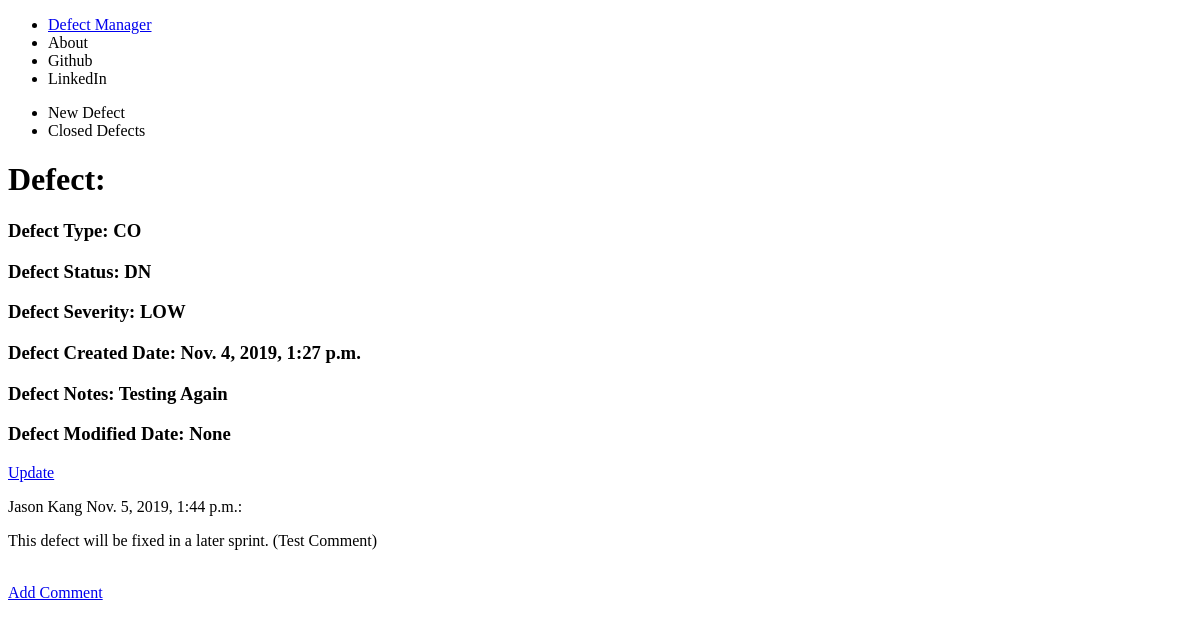
Page /detail/2 on the earlier database version.
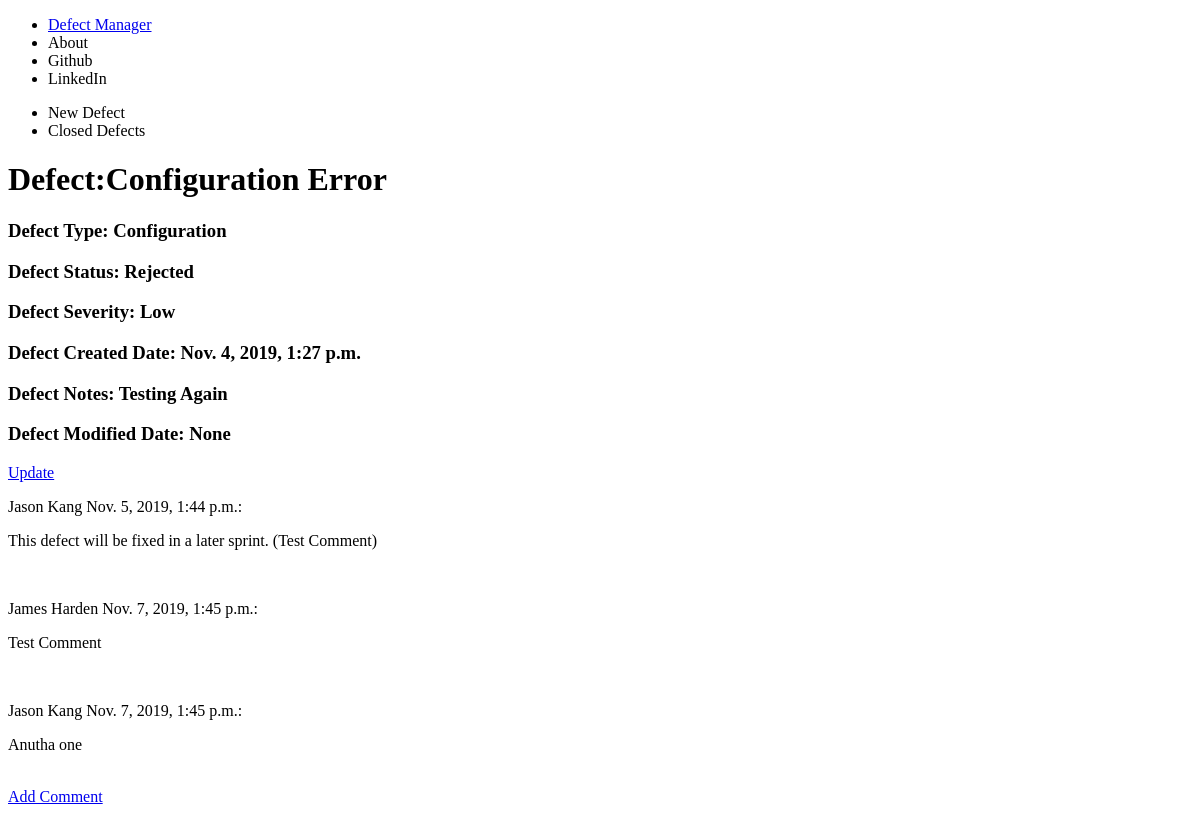
Same page on the later database version.
### defect_manager_app/models.py (models this page shows, shortened)
class Defect(models.Model):
    DEFECT_STATUS_NEW = 'New'
    DEFECT_STATUS_OPEN = 'Open'
    DEFECT_STATUS_REJECTED = 'Rejected'
    DEFECT_STATUS_FIXED = 'Fixed'
    DEFECT_STATUS_CLOSE = 'Closed'
    DEFECT_STATUS_CHOICES = [
    (DEFECT_STATUS_NEW, 'New'),
    (DEFECT_STATUS_OPEN, 'Open'),
    (DEFECT_STATUS_REJECTED, 'Rejected'),
    (DEFECT_STATUS_FIXED, 'Fixed'),
    (DEFECT_STATUS_CLOSE, 'Closed'),
    ]
    DEFECT_TYPE_CONFIG = 'Configuration'
    DEFECT_TYPE_TESTERROR = 'Tester Error'
    DEFECT_TYPE_UI = 'User Interface'
    DEFECT_TYPE_OTHER = 'Other'
    DEFECT_TYPE_CHOICES = [
    (DEFECT_TYPE_CONFIG, 'Configuration'),
    (DEFECT_TYPE_TESTERROR, 'Tester Error'),
    (DEFECT_TYPE_UI, 'User Interface'),
    (DEFECT_TYPE_OTHER, 'OTHER'),
    ]
    DEFECT_SEVERITY_LOW = 'Low'
    DEFECT_SEVERITY_MEDIUM = 'Medium'
    DEFECT_SEVERITY_HIGH = 'High'
    DEFECT_SEVERITY_CHOICES = [
    (DEFECT_SEVERITY_LOW, 'Low'),
    (DEFECT_SEVERITY_MEDIUM, 'Medium'),
    (DEFECT_SEVERITY_HIGH, 'High'),
    ]
    author = models.ForeignKey('auth.User', on_delete=models.CASCADE)
    defect_status = models.CharField(max_length=10,
                                    choices=DEFECT_STATUS_CHOICES,
                                    default=DEFECT_STATUS_NEW,
                                    )
    defect_type = models.CharField(max_length=64,
                                    choices=DEFECT_TYPE_CHOICES,
                                    default=DEFECT_TYPE_CONFIG,
                                    )
    severity = models.CharField(max_length=8,
                                choices=DEFECT_SEVERITY_CHOICES,
                                default='',
                                )
    name = models.CharField(max_length=200, default='')
    created_date = models.DateTimeField(default=timezone.now)
    close_date = models.DateTimeField(blank=True, null=True)
    notes = models.TextField()
    modified_date = models.DateTimeField(blank=True, null=True)

class Comment(models.Model):
    defect = models.ForeignKey('defect_manager_app.Defect', on_delete=models.CASCADE, related_name='comments')
    author = models.CharField(max_length=200)
    text = models.TextField()
    created_date = models.DateTimeField(default=timezone.now)
    approved_comment = models.BooleanField(default=False)

### defect_manager_app/views.py (the view)
# urls.py: path('detail/<int:pk>',views.DefectDetailView.as_view(), name='defect_detail'),
class DefectDetailView(DetailView):
    model = Defect

### defect_manager_app/templates/defect_manager_app/defect_detail.html
{% extends 'defect_manager_app/base.html' %}
{% block content %}
<h1>Defect:{{ defect.name }}</h1>
<h3>Defect Type: {{defect.defect_type}}</h3>
<h3>Defect Status: {{defect.defect_status}}</h3>
<h3>Defect Severity: {{defect.severity}}</h3>
<h3>Defect Created Date: {{defect.created_date}}</h3>
<h3>Defect Notes: {{defect.notes}}</h3>
<h3>Defect Modified Date: {{defect.modified_date}}</h3>
<a href="{% url 'defect_manager_app:update_defect' pk=defect.pk %}">Update</a>
{% for comment in defect.comments.all %}
  <p>{{ comment.author }}   {{ comment.created_date}}:</p>
  <p>{{ comment.text }}</p>
  <br>
{% endfor %}
<a href="{% url 'defect_manager_app:add_comment' pk=defect.pk %}">Add Comment</a>
{% endblock %}

### defect_manager_app/templates/defect_manager_app/base.html (shortened to what this page needs)
<!DOCTYPE html>
<html lang="en" dir="ltr">
  <head>
  </head>
  <body>
    <nav>
      <ul>
        <li><a href="{% url 'defect_manager_app:defect_list' %}">Defect Manager</a></li>
        <li><a>About</a></li>
        <li><a>Github</a></li>
        <li><a>LinkedIn</a></li>
      </ul>
      <ul>
        <li><a>New Defect</a></li>
        <li><a>Closed Defects</a></li>
      </ul>
    </nav>
    {% block content %}
    {% endblock %}
  </body>
</html>

Differences in the rows shown:
changed Defect "Testing Again": name (not shown) → "Configuration Error"; defect_type "CO" → "Configuration"; defect_status "DN" → "Rejected"; severity "LOW" → "Low"
added Comment: author "James Harden", created_date "Nov. 7, 2019, 1:45 p.m.", text "Test Comment"
added Comment: author "Jason Kang", created_date "Nov. 7, 2019, 1:45 p.m.", text "Anutha one"
